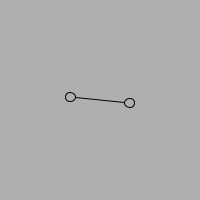
Frame 1 (no input)
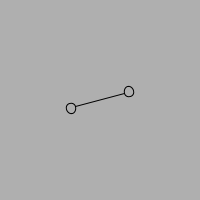
Frame 60 (the mouse pressed at the canvas centre just before this capture)
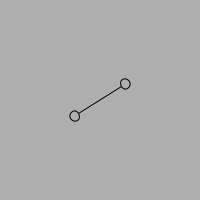
Frame 120 (the mouse held since frame 60 and released just before this capture)

The Processing sketch that drew these frames (run headless with seeded random() and noise(); from frame 60 on, the mouse is pressed at the canvas centre):

// Processing sketch: sketch_016_rotate_hand
// ── sketch_016_rotate_hand.pde
float theta = 0;
void setup() {
  size(200, 200);
  smooth();
  noFill();
}

void draw() {
  background(175);
  translate(width/2, height/2);
  rotate(theta+=0.1);
  ellipse(-30, 0, 10, 10);
  line(-25, 0, 25, 0);
  ellipse(30, 0, 10, 10);
}
